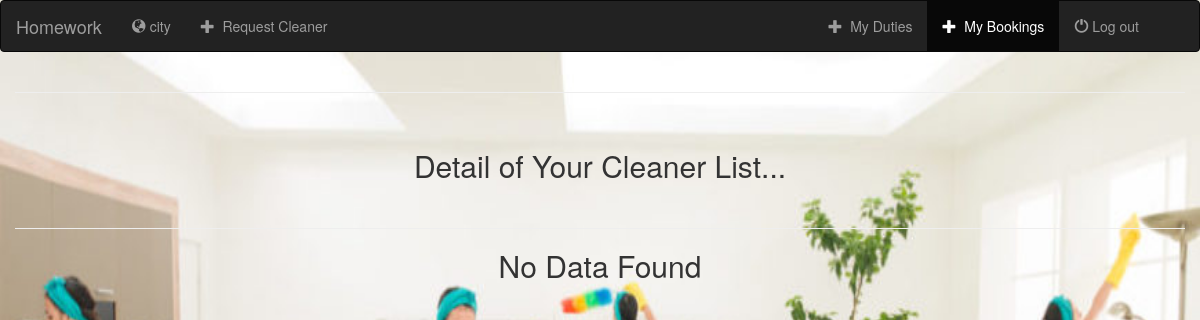
/booking/mybookinglist/ (signed in), run on an earlier commit of the app's database.
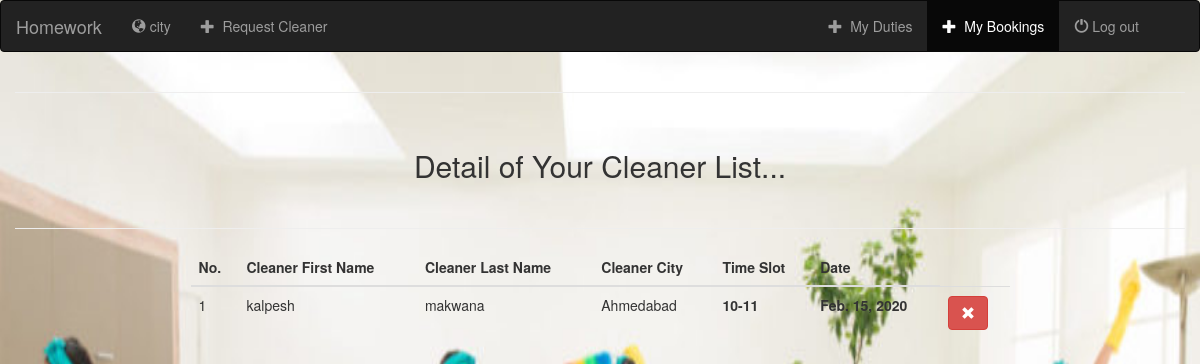
And on a later commit of the database.
### booking/models.py (models this page shows, shortened)
class BookingModel(models.Model):
    user=models.ForeignKey(User,null=True,on_delete=models.SET_NULL)
    cleaner=models.ForeignKey(Cleaner,null=True,on_delete=models.SET_NULL)
    date=models.DateField()
    city=models.ForeignKey(City,null=True,on_delete=models.SET_NULL)
    timeslot=models.IntegerField(null=True)

### registration/models.py (models this page shows, shortened)
class Cleaner(models.Model):
    user=models.OneToOneField(User,on_delete=models.PROTECT,primary_key=True)
    quality_score=models.FloatField(default=0.0)
    city=models.ForeignKey(City,on_delete=models.CASCADE)

class User(AbstractUser):
    username = models.CharField(max_length=10,unique=False) #bydefault usernname is unique
    contact = models.CharField('Contact',max_length=10,unique=True)
    first_name = models.CharField('first_name',max_length=30,blank=True)
    last_name = models.CharField('Last_name',max_length=30,blank=True)
    is_cleaner =models.BooleanField('cleaner',default=False)
    USERNAME_FIELD = 'contact'
    REQUIRED_FIELDS = ['username']

class City(models.Model):
    city_name=models.CharField(max_length=50,unique=True)
    def __str__(self):
        return self.city_name

### booking/views.py (the view)
# urls.py: path('mybookinglist/',BookingList.as_view(),name='mybookinglist'),
@method_decorator(login_required, name='dispatch')
class BookingList(generic.ListView):
    template_name = 'booking/bookinglist.html'
    def get_queryset(self):
        return BookingModel.objects.filter(user=self.request.user).order_by('-date')

### booking/templates/booking/bookinglist.html (shortened to what this page needs)
{% extends 'registration/base.html' %}
{% block body %}
<div class="col-md-12">
<center>
<hr>
    <div class="alert alert-secondary">
        <strong><h2>Detail of Your Cleaner List...</h2></strong>
    </div>
<hr>
    <body>{% if object_list %}
<table class="table table-hover" style="width:70%;">
    <thead>
        <tr>
            <th>No.</th>
            <th>Cleaner First Name</th>
            <th>Cleaner Last Name</th>
            <th>Cleaner City</th>
            <th>Time Slot</th>
            <th>Date</th>
        </tr>
    </thead>
        {% for i in object_list %}
            <tr>
                <td>{{ forloop.counter }}</td>
                <td>{{ i.cleaner.user.first_name }}</td>
                <td>{{ i.cleaner.user.last_name }}</td>
                <td>{{ i.cleaner.city }}</td>
                <td style="font-weight:bold;"><script>document.write(timeslot[{{ i.timeslot }}])</script></td>
                <td style="font-weight:bold;">{{ i.date }}</td>
            <td><form method="post" action="{% url 'booking:deletebooking' i.pk %}">{% csrf_token %}<button class="glyphicon glyphicon-remove btn btn-danger" action="submit"></button></form></td>
            </tr>
        {% endfor %}
    {% else %}
    <h2>No Data Found</h2>
    {% endif %}
    </body>
</center>
{% endblock body %}

What changed in the data, as far as the page shows it:
added BookingModel: cleaner.user.first_name "kalpesh", cleaner.user.last_name "makwana", cleaner.city "Ahmedabad", date "Feb. 15, 2020"
Also different on the page:
text no longer shown: "No Data Found"
text now shown: "No. Cleaner First Name Cleaner Last Name Cleaner City Time Slot Date"
